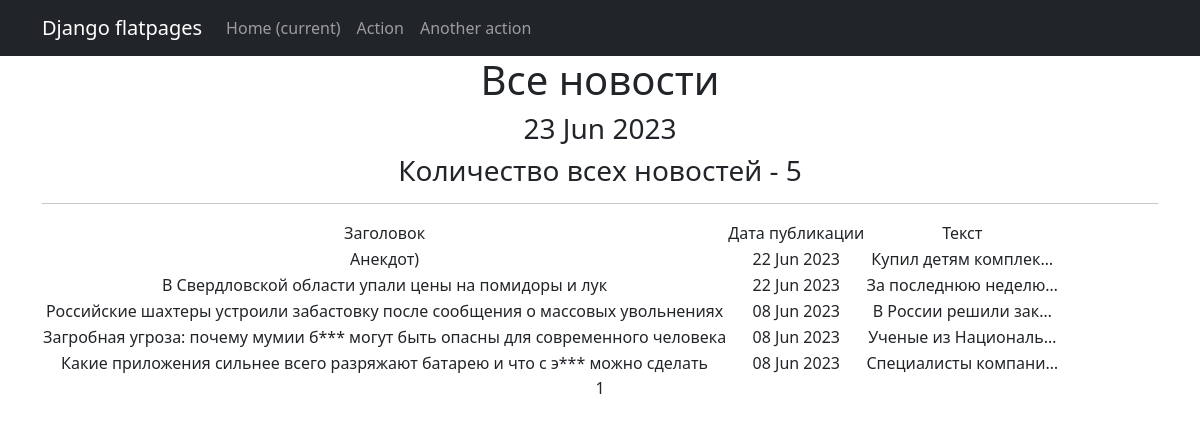
Page /news/ on the committed database.
### news/models.py (models this page shows, shortened)
class Post(models.Model):
    article = 'AR'
    news = 'NW'
    type_to_choice = [
        (article, 'Статья'),
        (news, 'Новости')
    ]
    author = models.ForeignKey(Author, on_delete=models.CASCADE)
    post_type = models.CharField(max_length=2, choices=type_to_choice, default='article')
    time_of_creation = models.DateTimeField(auto_now_add=True)
    categories = models.ManyToManyField(Category, through='PostCategory')
    title = models.CharField(max_length=255)
    text = models.TextField(default='none')
    post_rating = models.FloatField(default=0.0)
    def preview(self):
        return f'{self.text[:124]}...'
    def __str__(self):
        return str(self.title + ' | ' + self.preview())

### news/views.py (the view)
# urls.py: path('', PostList.as_view(), name='post_list'),
class PostList(ListView):
    model = Post
    ordering = '-time_of_creation'
    template_name = 'post_list.html'
    context_object_name = 'post_list'
    paginate_by = 10
    def get_queryset(self):
        queryset = super().get_queryset()
        self.filterset = PostFilter(self.request.GET, queryset)
        return self.filterset.qs
    def get_context_data(self, **kwargs):
        context = super().get_context_data(**kwargs)
        context['time_now'] = datetime.utcnow()
        context['filterset'] = self.filterset
        pprint(context)
        return context

### news/templatetags/custom_filters.py (called while the page is built)
@register.filter()
def censor(value):
    bad_words = ['грибок', 'бля', 'этим', 'блин']
    try:
        if not isinstance(value, str):
            raise CensorException('Цензурироваться может только строковой тип данных (str).')
        for word in bad_words:
            if word.lower() in bad_words:
                value = value.replace(word, f"{word[0]}{'*' * (len(word) - 1)}")
        return value
    except CensorException as e:
        print(e)

### templates/post_list.html (shortened to what this page needs)
{% extends 'flatpages/default.html' %}
{% load custom_filters %}
{% block content %}
    <h1>Все новости</h1>
    <h3>{{ time_now|date:'d M Y' }}</h3>
    <h3> Количество всех новостей - {{ post_list|length }}</h3>
    <hr>
    {% if post_list %}
        <table>
            <tr>
                <td>Заголовок</td>
                <td>Дата публикации</td>
                <td>Текст</td>
            </tr>
            {% for post_detail in post_list %}
            <tr>
                <td>{{ post_detail.title|censor }}</td>
                <td>{{ post_detail.time_of_creation|date:'d M Y' }}</td>
                <td>{{ post_detail.text|truncatechars:20|censor }}</td>
            </tr>
            {% endfor %}
        </table>
    {% else %}
        <h2>Новостей нет!</h2>
    {% endif %}
   {{ page_obj.number }}
{% endblock content %}

### rows in the picture
Post: title|censor "Анекдот)", time_of_creation "22 Jun 2023", text|censor "Купил детям комплек…"
Post: title|censor "В Свердловской области упали цены на помидоры и лук", time_of_creation "22 Jun 2023", text|censor "За последнюю неделю…"
Post: title|censor "Российские шахтеры устроили забастовку после сообщения о массовых увольнениях", time_of_creation "08 Jun 2023", text|censor "В России решили зак…"
Post: title|censor "Загробная угроза: почему мумии б*** могут быть опасны для современного человека", time_of_creation "08 Jun 2023", text|censor "Ученые из Националь…"
Post: title|censor "Какие приложения сильнее всего разряжают батарею и что с э*** можно сделать", time_of_creation "08 Jun 2023", text|censor "Специалисты компани…"

### other values in the picture
{{ time_now|date:'d M Y' }} "23 Jun 2023"
{{ post_list|length }} "5"
{{ page_obj.number }} "1"
